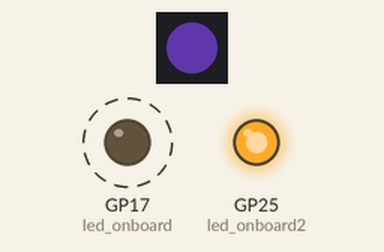
Simulated run of this program. Board: Raspberry Pi Pico running MicroPython. Parts: 1 RGB LEDs in strip order, left to right, output pins drawn as LEDs (lit = HIGH). Dashed ring = blinking. Dim RGB values are drawn brighter than linear; what the program prints to the serial console is not drawn.

Above: at 2.97 s.
Timing chart, 0 to 5.5 s (numbered marks = the images above):
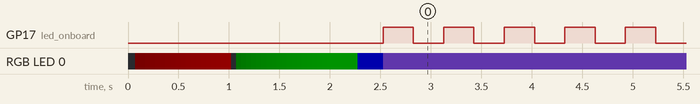

Measured:
- by itself, GP17 (led_onboard): alternates HIGH for 0.30 s and LOW for 0.30 s

The program:

main.py
```python
import machine
import utime

import array, time
from machine import Pin
import rp2
from rp2 import PIO, StateMachine, asm_pio
# LED引脚
led_onboard = machine.Pin(17, machine.Pin.OUT)
led_onboard2 = machine.Pin(25, machine.Pin.OUT)
led_onboard2.value(1)

# Configure the number of WS2812 LEDs.
NUM_LEDS = 1

@asm_pio(sideset_init=PIO.OUT_LOW, out_shiftdir=PIO.SHIFT_LEFT, autopull=True, pull_thresh=24)
def ws2812():
    T1 = 2
    T2 = 5
    T3 = 3
    label("bitloop")
    out(x, 1)               .side(0)    [T3 - 1]
    jmp(not_x, "do_zero")   .side(1)    [T1 - 1]
    jmp("bitloop")          .side(1)    [T2 - 1]
    label("do_zero")
    nop()                   .side(0)    [T2 - 1]

# Create the StateMachine with the ws2812 program, outputting on Pin(23).ws2812引脚
sm = StateMachine(0, ws2812, freq=8000000, sideset_base=Pin(16))#23-16

# Start the StateMachine, it will wait for data on its FIFO.
sm.active(1)

# Display a pattern on the LEDs via an array of LED RGB values.
ar = array.array("I", [0 for _ in range(NUM_LEDS)])

time.sleep_ms(20)

print("red")
for j in range(0, 20):
    for i in range(NUM_LEDS):
        ar[i] = j<<8
    sm.put(ar,8)
    time.sleep_ms(50)

print("green")
for j in range(0, 20):
    for i in range(NUM_LEDS):
        ar[i] = j<<16
    sm.put(ar,8)
    time.sleep_ms(50)

print("blue")
for j in range(0, 100):
    for i in range(NUM_LEDS):
        ar[i] = j
    sm.put(ar,8)
    time.sleep_ms(5)
print("white")
# for j in range(0, 100):
#     for i in range(NUM_LEDS):
#         ar[i] = j<<16 + j<<8 + j
#     sm.put(ar,8)
#     time.sleep_ms(100)
for i in range(NUM_LEDS):
    ar[i] =990000
    sm.put(ar,8)

while True:
    led_onboard.value(1)
    utime.sleep(.3)
    led_onboard.value(0)
    utime.sleep(.3)
```

boot.py
```python
import sys
sys.path.append('/fonts')
sys.path.append('/src')
sys.path.append('/config')
```
